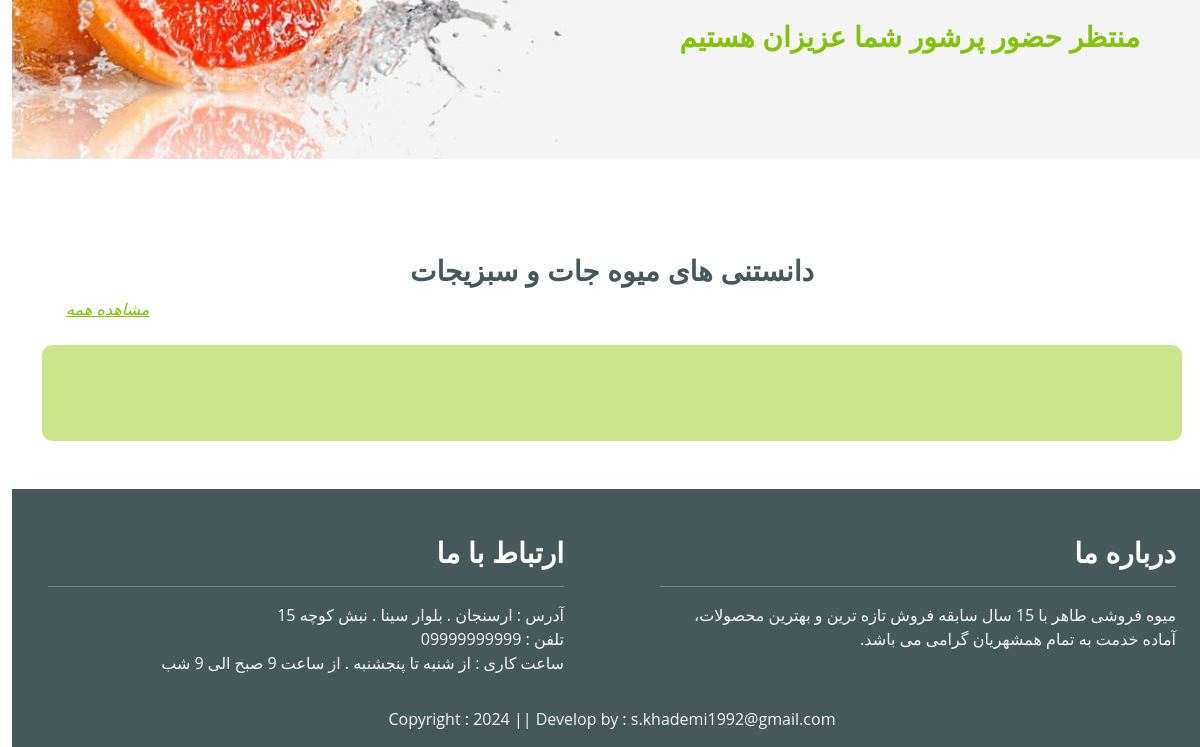
The app's page / (lower part), older data.
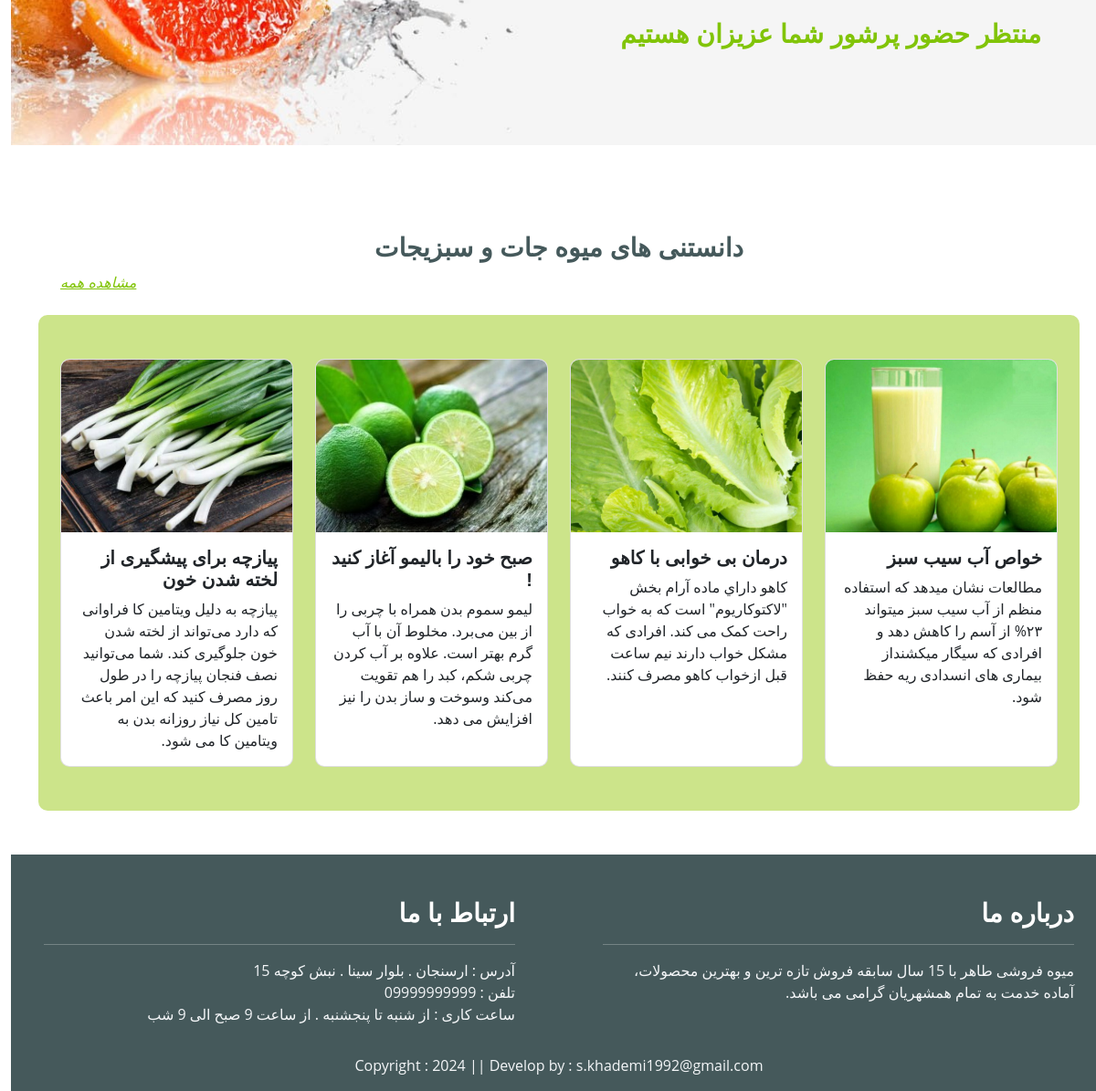
The same page, newer data.
### store/models.py (models this page shows, shortened)
class BlogPost(models.Model):
    title = models.CharField(max_length=100)
    description = models.TextField()
    image = models.ImageField(upload_to='blog')

### store/views.py (the view)
# urls.py: path('', views.index, name='home'),
def index(request):
    products = Product.objects.filter(is_sale=True)
    paginator = Paginator(products, 4)  # Show 4 contacts per page.
    page_numbers = request.GET.get('page')
    page_objs = paginator.get_page(page_numbers)
    blog_post = BlogPost.objects.all()
    paginator = Paginator(blog_post, 4)  # Show 4 contacts per page.
    page_number = request.GET.get('page')
    page_obj = paginator.get_page(page_number)
    return render(request, 'index.html', locals())

### cart/cart.py (called while the page is built)
    def __len__(self):
        return len(self.cart)

### cart/context_processors.py (called while the page is built)
def cart(request):
    return {'cart': Cart(request)}

### store/models.py (called while the page is built)
    def __str__(self):
        return self.name

### store/templates/index.html (shortened to what this page needs)
{% extends 'base.html' %}
{% load static %}
{% load humanize %}
{% block main-content %}
<div class="pt-lg-5">
    <div class="auction py-lg-5">
        <div class="container text-end py-5 mx-lg-5">
            <h1 class="text-warning fw-bold">حراج آخر هفته <br> در خرید حضوری از فروشگاه</h1><br>
            <h4 class="text-dark py-3">پنجشنبه هر هفته <br> از ساعت 12-9 شب</h4>
            <h3 class="text-primary">منتظر حضور پرشور شما عزیزان هستیم</h3>
        </div>
    </div>
</div>
<div class="py-lg-5 mx-3">
    <div class="container text-black justify-content-around py-5">
        <h3 class="float-none text-center">دانستنی های میوه جات و سبزیجات</h3>
        <a class="float-start text-decoration-underline" href="{% url 'blog' %}"><i>مشاهده همه</i></a>
    </div>
    <div class="container rounded py-5" style="background-color: #cce48a">
        <div class="row row-cols-1 row-cols-md-2 row-cols-lg-4 g-4">
            {% for blog_post in page_obj %}
            <div class="col">
                <div class="card h-100">
                    <img src="{{ blog_post.image.url }}" class="card-img-top" alt="...">
                    <div class="card-body">
                        <h5 class="card-title">{{ blog_post.title }}</h5>
                        <p class="card-text">{{ blog_post.description }}</p>
                    </div>
                </div>
            </div>
            {% endfor %}
        </div>
    </div>
</div>
{% endblock main-content %}

Row changes from the older to the newer data that the page shows:
added BlogPost: image (picture), title "خواص آب سیب سبز", description "مطالعات نشان میدهد که استفاده منظم از آب سیب سبز میتواند ۲۳% از آسم را کاهش دهد و افرادی که سیگار میکشنداز بیماری های انسدادی ریه حفظ شود."
added BlogPost: image (picture), title "درمان بی خوابی با کاهو", description "كاهو داراي ماده آرام بخش \"لاکتوکاریوم\" است که به خواب راحت کمک می کند. افرادی که مشکل خواب دارند نیم ساعت قبل ازخواب کاهو مصرف کنند."
added BlogPost: image (picture), title "صبح خود را بالیمو آغاز کنید !", description "لیمو سموم بدن همراه با چربی را از بین می‌برد. مخلوط آن با آب گرم بهتر است. علاوه بر آب کردن چربی شکم، کبد را هم تقویت می‌کند وسوخت و ساز بدن را نیز افزایش می دهد."
added BlogPost: image (picture), title "پیازچه برای پیشگیری از لخته شدن خون", description "پیازچه به دلیل ویتامین کا فراوانی که دارد می‌تواند از لخته شدن خون جلوگیری کند. شما می‌توانید نصف فنجان پیازچه را در طول روز مصرف کنید که این امر باعث تامین کل نیاز روزانه بدن به ویتامین کا می شود."
